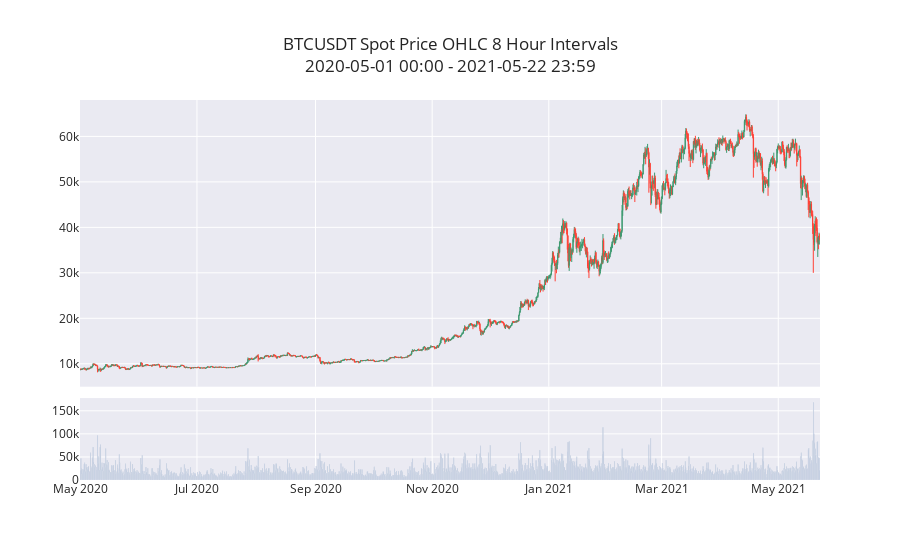

Notebook code cell kept with this figure:
### Markdown cell above
These are the same prices as above.

### Code cell
df_spot = utils.get_klines(symbol="BTCUSDT", start_time="2020-05-01", interval="8h")
fig = utils.make_price_volume_chart(df_spot, title="BTCUSDT Spot Price OHLC 8 Hour Intervals")
fig.show()

### Figure 1 — Plotly figure (JSON) as saved in the notebook; plotly's stock layout.template omitted (floating-point values rounded to 4 significant figures; data arrays with more than 128 entries replaced by an {"elided": "..."} marker saying what was removed)
{"data": [{"close": {"elided": "1161 float values"}, "high": {"elided": "1161 float values"}, "line": {"width": 1}, "low": {"elided": "1161 float values"}, "open": {"elided": "1161 float values"}, "type": "candlestick", "x": {"elided": "1161 str values"}, "xaxis": "x", "yaxis": "y"}, {"marker": {"color": "#4C78A8"}, "type": "bar", "x": {"elided": "1161 str values"}, "xaxis": "x2", "y": {"elided": "1161 float values"}, "yaxis": "y2"}], "layout": {"showlegend": false, "title": {"text": "BTCUSDT Spot Price OHLC 8 Hour Intervals<br>2020-05-01 00:00 - 2021-05-22 23:59"}, "xaxis": {"anchor": "y", "domain": [0, 1], "matches": "x2", "rangeslider": {"visible": false}, "showticklabels": false}, "xaxis2": {"anchor": "y2", "domain": [0, 1]}, "yaxis": {"anchor": "x", "domain": [0.2456, 1]}, "yaxis2": {"anchor": "x2", "domain": [0, 0.2156]}}}
